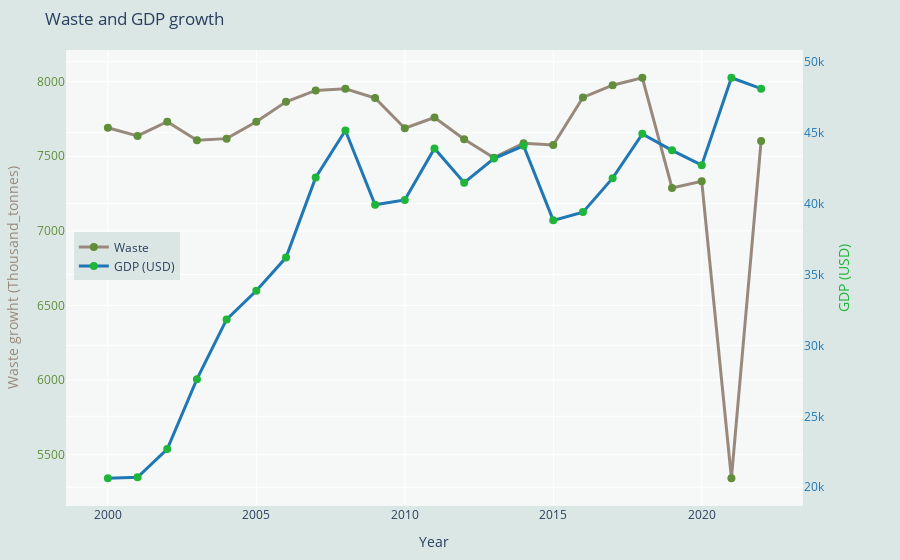

This figure's notebook cell:
### Code cell
# Crear subplots con 2 ejes y misma escala en el eje x
fig = make_subplots(specs=[[{"secondary_y": True}]])
 
# Agregar trazos para basura
fig.add_trace(go.Scatter(
    x=growht_waste['Year'], y=growht_waste['Thousand_tonnes'],
    name='Waste',
    mode='lines+markers',
    line=dict(color='#99897c', width=3, dash='solid'),
    marker=dict(color='#608e3a', size=8)),
    secondary_y=False)
    

# Agregar trazos para PIB
fig.add_trace(go.Scatter(
    x=growht_pib['Year'], y=growht_pib['PIB_abs'],
    name='GDP (USD)',
    mode='lines+markers',
    line=dict(color='#1f77b4', width=3, dash='solid'),
    marker=dict(color='#1eb53a', size=8)),
    secondary_y=True)


# Configurar el fondo
fig.update_layout(
    paper_bgcolor='rgba(215,229,226,0.9)',  # color del fondo
    plot_bgcolor='rgba(255,255,255,0.7)',   # color de la gráfica
)

# Personalizar el layout
fig.update_layout(title='Waste and GDP growth',
                  xaxis_title='Year',
                  yaxis_title='Population',
                  yaxis2_title='GDP (USD)',
                  yaxis=dict(title='Waste growht (Thousand_tonnes)', titlefont=dict(color='#99897c'), tickfont=dict(color='#608e3a')),
                  yaxis2=dict(title='GDP (USD)', titlefont=dict(color='#1eb53a'), tickfont=dict(color='#1f77b4')),
                  legend=dict(yanchor="top", y=0.6, xanchor="left", x=0.01),
                  margin=dict(l=50, r=50, t=50, b=50))

# Mostrar la figura
fig.show()

### Figure 1 — Plotly figure (JSON) as saved in the notebook; plotly's stock layout.template omitted (floating-point values rounded to 4 significant figures)
{"data": [{"line": {"color": "#99897c", "dash": "solid", "width": 3}, "marker": {"color": "#608e3a", "size": 8}, "mode": "lines+markers", "name": "Waste", "type": "scatter", "x": [2000, 2001, 2002, 2003, 2004, 2005, 2006, 2007, 2008, 2009, 2010, 2011, 2012, 2013, 2014, 2015, 2016, 2017, 2018, 2019, 2020, 2021, 2022], "xaxis": "x", "y": [7691.0, 7636.0, 7731.0, 7608.0, 7618.0, 7732.0, 7865.0, 7942.0, 7952.0, 7890.0, 7688.0, 7760.0, 7614.0, 7491.0, 7588.0, 7576.0, 7895.0, 7976.0, 8026.0, 7288.0, 7332.0, 5342.0, 7602.0], "yaxis": "y"}, {"line": {"color": "#1f77b4", "dash": "solid", "width": 3}, "marker": {"color": "#1eb53a", "size": 8}, "mode": "lines+markers", "name": "GDP (USD)", "type": "scatter", "x": [2000, 2001, 2002, 2003, 2004, 2005, 2006, 2007, 2008, 2009, 2010, 2011, 2012, 2013, 2014, 2015, 2016, 2017, 2018, 2019, 2020, 2021, 2022], "xaxis": "x", "y": [20640.0, 20700.0, 22690.0, 27620.0, 31830.0, 33850.0, 36190.0, 41840.0, 45150.0, 39910.0, 40250.0, 43880.0, 41470.0, 43170.0, 44070.0, 38820.0, 39390.0, 41790.0, 44910.0, 43750.0, 42710.0, 48860.0, 48100.0], "yaxis": "y2"}], "layout": {"legend": {"x": 0.01, "xanchor": "left", "y": 0.6, "yanchor": "top"}, "margin": {"b": 50, "l": 50, "r": 50, "t": 50}, "paper_bgcolor": "rgba(215,229,226,0.9)", "plot_bgcolor": "rgba(255,255,255,0.7)", "title": {"text": "Waste and GDP growth"}, "xaxis": {"anchor": "y", "domain": [0, 0.94], "title": {"text": "Year"}}, "yaxis": {"anchor": "x", "domain": [0, 1], "tickfont": {"color": "#608e3a"}, "title": {"font": {"color": "#99897c"}, "text": "Waste growht (Thousand_tonnes)"}}, "yaxis2": {"anchor": "x", "overlaying": "y", "side": "right", "tickfont": {"color": "#1f77b4"}, "title": {"font": {"color": "#1eb53a"}, "text": "GDP (USD)"}}}}
